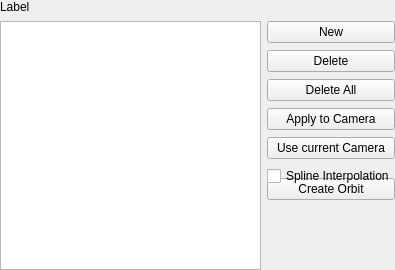
<ui version="4.0" >
 <class>pqKeyFrameEditor</class>
 <widget class="QWidget" name="pqKeyFrameEditor" >
  <property name="geometry" >
   <rect>
    <x>0</x>
    <y>0</y>
    <width>395</width>
    <height>270</height>
   </rect>
  </property>
  <property name="windowTitle" >
   <string>Form</string>
  </property>
  <layout class="QGridLayout" >
   <property name="leftMargin" >
    <number>0</number>
   </property>
   <property name="topMargin" >
    <number>0</number>
   </property>
   <property name="rightMargin" >
    <number>0</number>
   </property>
   <property name="bottomMargin" >
    <number>0</number>
   </property>
   <property name="horizontalSpacing" >
    <number>6</number>
   </property>
   <property name="verticalSpacing" >
    <number>7</number>
   </property>
   <item row="0" column="0" colspan="2" >
    <widget class="QLabel" name="label" >
     <property name="text" >
      <string>Label</string>
     </property>
    </widget>
   </item>
   <item rowspan="7" row="1" column="0" >
    <widget class="QTableView" name="tableView" >
     <property name="selectionMode" >
      <enum>QAbstractItemView::SingleSelection</enum>
     </property>
     <property name="selectionBehavior" >
      <enum>QAbstractItemView::SelectRows</enum>
     </property>
    </widget>
   </item>
   <item row="1" column="1" >
    <widget class="QPushButton" name="pbNew" >
     <property name="text" >
      <string>New</string>
     </property>
     <property name="toolTip" >
      <string>Add a new keyframe before selected</string>
     </property>
    </widget>
   </item>
   <item row="2" column="1" >
    <widget class="QPushButton" name="pbDelete" >
     <property name="text" >
      <string>Delete</string>
     </property>
     <property name="toolTip" >
      <string>Delete selected keyframe</string>
     </property>
    </widget>
   </item>
   <item row="3" column="1" >
    <widget class="QPushButton" name="pbDeleteAll" >
     <property name="text" >
      <string>Delete All</string>
     </property>
     <property name="toolTip" >
      <string>Delete all keyframe</string>
     </property>
    </widget>
   </item>
   <item rowspan="4" row="4" column="1" >
    <widget class="QPushButton" name="pbCreateOrbit" >
     <property name="text" >
      <string>Create Orbit</string>
     </property>
     <property name="toolTip" >
      <string>Create an orbit path for selected keyframe, starting with current camera.</string>
     </property>
    </widget>
   </item>
   <item row="4" column="1" >
    <widget class="QPushButton" name="pbApplyToCamera" >
     <property name="text" >
      <string>Apply to Camera</string>
     </property>
     <property name="toolTip" >
      <string>Apply selected keyframe configuration to the current view camera</string>
     </property>
    </widget>
   </item>
   <item row="5" column="1" >
    <widget class="QPushButton" name="pbUseCurrentCamera" >
     <property name="text" >
      <string>Use current Camera</string>
     </property>
     <property name="toolTip" >
      <string>Use current camera for selected keyframe</string>
     </property>
    </widget>
   </item>
   <item row="6" column="1" >
    <widget class="QCheckBox" name="pbUseSpline" >
     <property name="text" >
      <string>Spline Interpolation</string>
     </property>
     <property name="toolTip" >
      <string>Use spline interpolation for this cue</string>
     </property>
    </widget>
    </item>
   <item row="7" column="1" >
    <spacer>
     <property name="orientation" >
      <enum>Qt::Vertical</enum>
     </property>
     <property name="sizeHint" >
      <size>
       <width>20</width>
       <height>40</height>
      </size>
     </property>
    </spacer>
   </item>
  </layout>
 </widget>
 <resources/>
 <connections/>
</ui>
